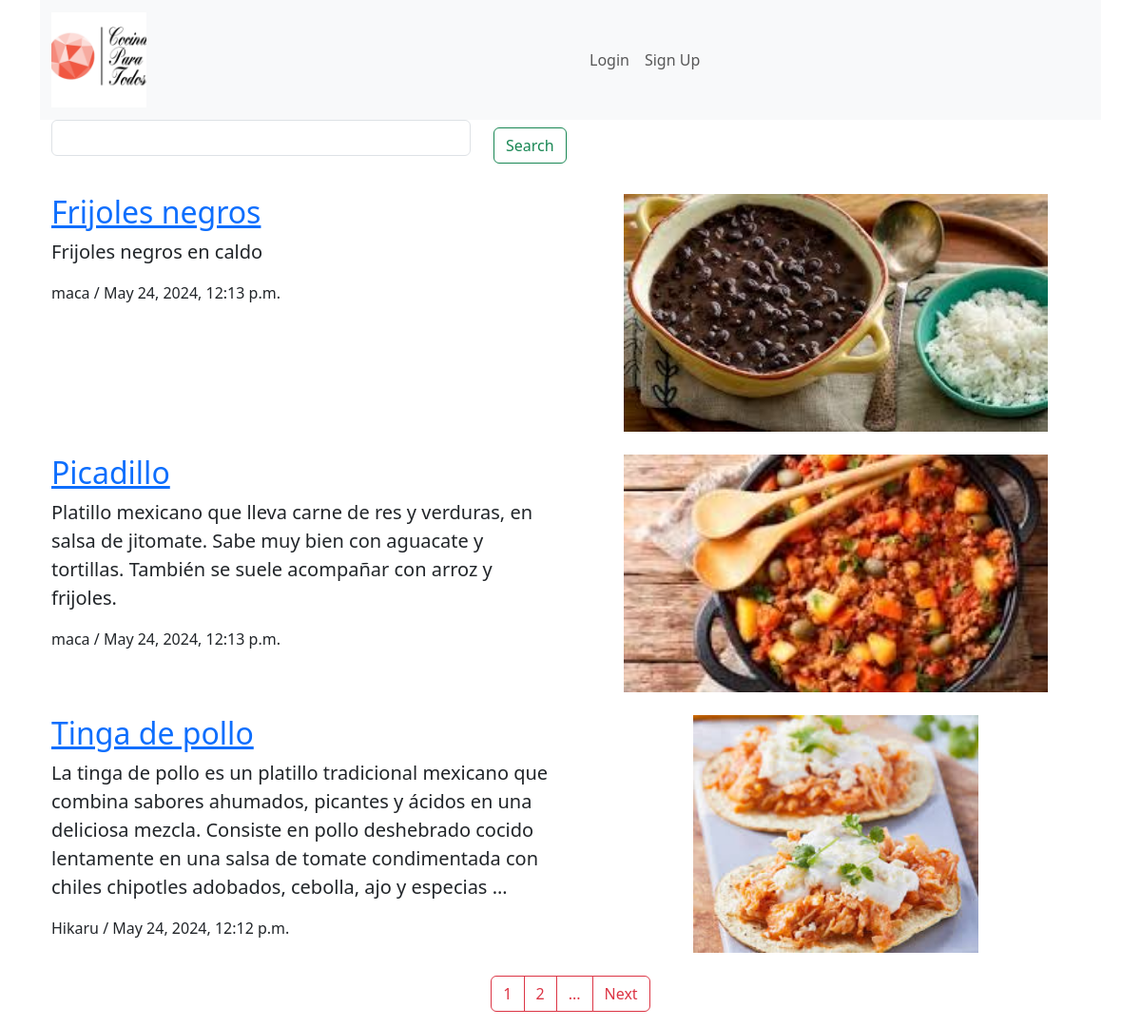
The page / on the database its author committed.
### recetas/models.py (models this page shows, shortened)
class Recipe(models.Model):
    title = models.CharField(max_length=255)
    description = models.TextField()
    ingredients = models.TextField()
    steps = models.TextField()
    preparation_time = models.FloatField()
    image = models.ImageField(upload_to='recipe_images/')
    category = models.ForeignKey(Category, on_delete=models.CASCADE)
    author = models.ForeignKey(User, on_delete=models.CASCADE)
    created_at = models.DateTimeField(auto_now_add=True)
    updated_at = models.DateTimeField(auto_now=True)
    slug = models.SlugField(default="", null=False)

### recetas/views.py (the view)
# urls.py: path('',views.RecipesList.as_view(),name='home'),
class RecipesList(generic.ListView):
    model = Recipe
    paginate_by = 3
    context_object_name = "recipes_list"
    template_name = "recetas/recipes.html"
    def get_queryset(self):
        queryset = Recipe.objects.order_by("-updated_at")
        query = self.request.GET.get('query')
        if query:
            queryset = queryset.filter(title__icontains=query)
        return queryset
    def get_context_data(self, **kwargs):
        context = super().get_context_data(**kwargs)
        context['search_form'] = RecipeSearchForm(self.request.GET)
        return context

### recetas/forms.py
class RecipeSearchForm(forms.Form):
    query = forms.CharField(label='',max_length=100,required=False)
    def __init__(self, *args, **kwargs):
        super().__init__(*args, **kwargs)
        self.helper = FormHelper()
        self.helper.form_method = 'get'
        self.helper.form_class = 'd-flex'
        self.helper.layout = Layout(
            Field('query', css_class='form-control me-2', placeholder='Search'),
            Submit('search', 'Search', css_class='btn btn-primary mb-2')
        )

### recetas/templates/recetas/recipes.html (shortened to what this page needs)
{% extends 'base.html' %}
{% load crispy_forms_tags %}
{% block content %}
{% if user.is_authenticated %}
{% include 'navbar_profile.html' %}
{% else %}
{% include 'navbar.html' %}
{% endif %}
<div class="container">
    <div class="container">
        <form class="row d-flex mb-4 align-items-center" role="search" method="get">
            <div class="col-5">{{ search_form|crispy }}</div>
            <div class="col-3"><button class="btn btn-outline-success" type="submit">Search</button></div>
        </form>
    </div>
    {% if recipes_list %}
    {% for recipe in recipes_list %}
    <div class="container">
        <div class="row">
            <div class="col align-self-start">
                <h2 class="text-danger">
                    <a href="{% url 'recetas:recipe_detail' pk=recipe.id slug=recipe.slug %}">{{ recipe.title }}</a>
                </h2>
                <p class="lead">
                    {{ recipe.description|truncatewords:40 }}
                </p>
                <div>{{ recipe.author }} / {{ recipe.updated_at }}</div>
            </div>
            <div class="col">
                <div class="text-center"><img src="{{ recipe.image.url }}" alt="Profile Picture" mb-3" height="250px">
                </div>
            </div>
        </div>
    </div>
    <br>
    {% endfor %}
    <nav aria-label="Page navigation example">
        <ul class="pagination justify-content-center">
            <li class="page-item"><a class="page-link border border-danger text-danger"
                    href="?page={{ page_obj.number }}">{{ page_obj.number}}</a></li>
            {% if page_obj.has_next %}
            <li class="page-item"><a class="page-link border border-danger text-danger"
                    href="?page={{ page_obj.next_page_number }}">{{ page_obj.next_page_number}}</a></li>
            <li class="page-item"><a class="page-link border border-danger text-danger"
                    href="?page={{ page_obj.paginator.num_pages }}">...</a></li>
            <li class="page-item"><a class="page-link border border-danger text-danger"
                    href="?page={{ page_obj.next_page_number }}">Next</a></li>
            {% endif %}
        </ul>
    </nav>
    {% else %}
    <div>There are no posts yet</div>
    {% endif %}
</div>
{% endblock %}

### templates/base.html (shortened to what this page needs)
{% load static %}
<!DOCTYPE html>
<html lang="en">
<head>
    <link rel="stylesheet" href="{% static 'styles.css' %}">
    <link href="https://cdn.jsdelivr.net/npm/bootstrap@5.3.3/dist/css/bootstrap.min.css" rel="stylesheet">
</head>
<body>
    {% block content %}{% endblock %}
</body>
</html>

### templates/navbar.html
{% load static %}
<div class="container">
    <nav class="navbar navbar-expand-lg bg-body-tertiary">
        <div class="container">
            <a class="navbar-brand" href="{% url 'recetas:home' %}">
                <img class="logo" src="{% static 'images/logos/cocina_para_todos_logo.png' %}" alt="Logo">
            </a>
        </div>
        <div class="container">
            <ul class="navbar-nav justify-content-end">
                <li class="nav-item">
                    <a class="nav-link" href="{% url 'usuarios:login' %}">Login</a>
                </li>
                <li class="nav-item">
                    <a class="nav-link" href="{% url 'usuarios:signup' %}">Sign Up</a>
                </li>
            </ul>
        </div>
    </nav>
</div>

### static/styles.css (style rules this page uses)
.logo { width: 100px; height: 100px; object-fit: cover; }

### rows shown on the page
Recipe: title "Frijoles negros", description "Frijoles negros en caldo", author "maca", updated_at "May 24, 2024, 12:13 p.m.", image (picture)
Recipe: title "Picadillo", description "Platillo mexicano que lleva carne de res y verduras, en salsa de jitomate. Sabe muy bien con aguacate y tortillas. También se suele acompañar con arroz y frijoles.", author "maca", updated_at "May 24, 2024, 12:13 p.m.", image (picture)
Recipe: title "Tinga de pollo", description "La tinga de pollo es un platillo tradicional mexicano que combina sabores ahumados, picantes y ácidos en una deliciosa mezcla. Consiste en pollo deshebrado cocido lentamente en una salsa de tomate condimentada con chiles chipotles adobados, cebolla, ajo y especias …", author "Hikaru", updated_at "May 24, 2024, 12:12 p.m.", image (picture)

### other values the page prints
{{ page_obj.number }} "1"
{{ page_obj.next_page_number }} "2"
